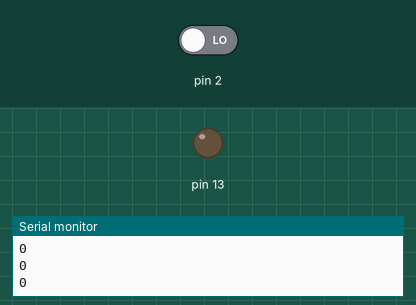
The sketch below on a simulated Arduino Uno, built with avr-gcc and run on an emulated ATmega328P. On the bench: output pins drawn as LEDs (lit = HIGH), the last lines printed to the serial monitor. The inputs (shaded band) are chosen by the test bench; at power-on: pin 2 LOW.

Above: at 2.8 s.
2.9 s: pin 2 driven HIGH
At 3.8 s:
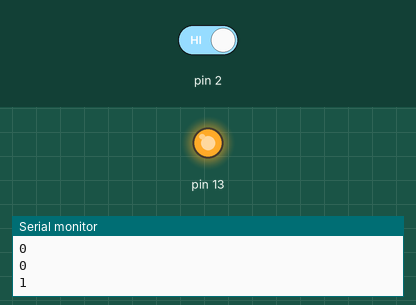
4.5 s: pin 2 driven LOW
At 5.3 s:
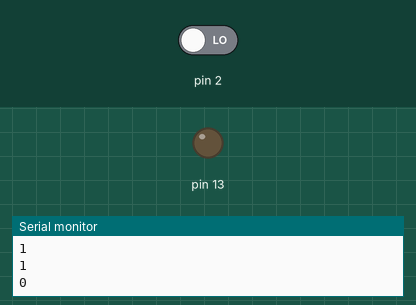
Timing chart, 0 to 7.5 s (numbered marks = the images above; inputs shaded):
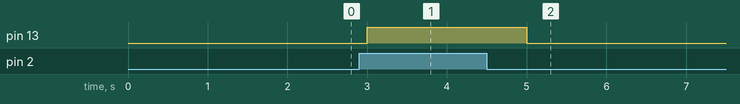

The sketch:

source_code.ino
```cpp
int sensor = 0;

void setup()
{
  Serial.begin(9600);
  pinMode(13, OUTPUT);
  pinMode(2, INPUT);
}

void loop()
{
  sensor = digitalRead(2);
  if (sensor == HIGH)
  {
    digitalWrite(13, HIGH);
  }
  else
  {
    digitalWrite(13, LOW);
  }
  Serial.println(sensor);
  delay(1000);
}
```

Measured:
- after the input at 2.9 s, pin 13: LOW → HIGH after 0.10 s
- after the input at 4.5 s, pin 13: HIGH → LOW after 0.50 s
